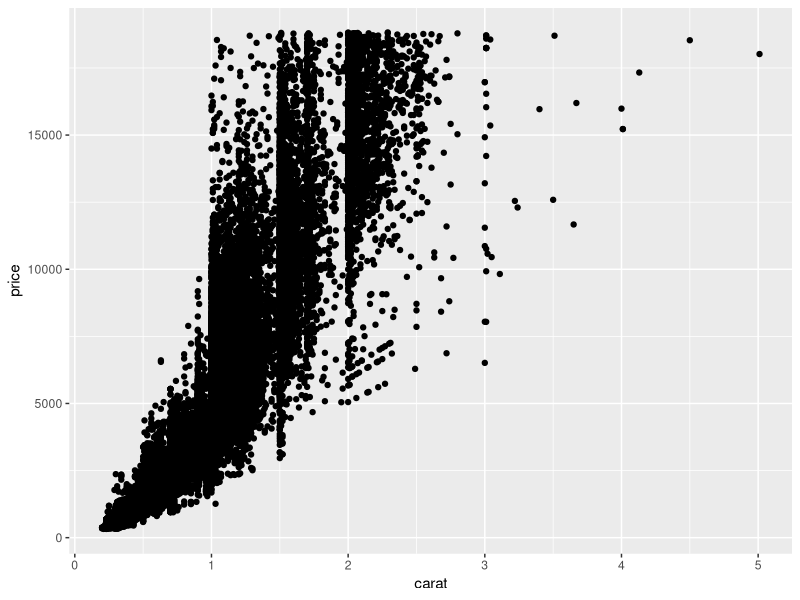
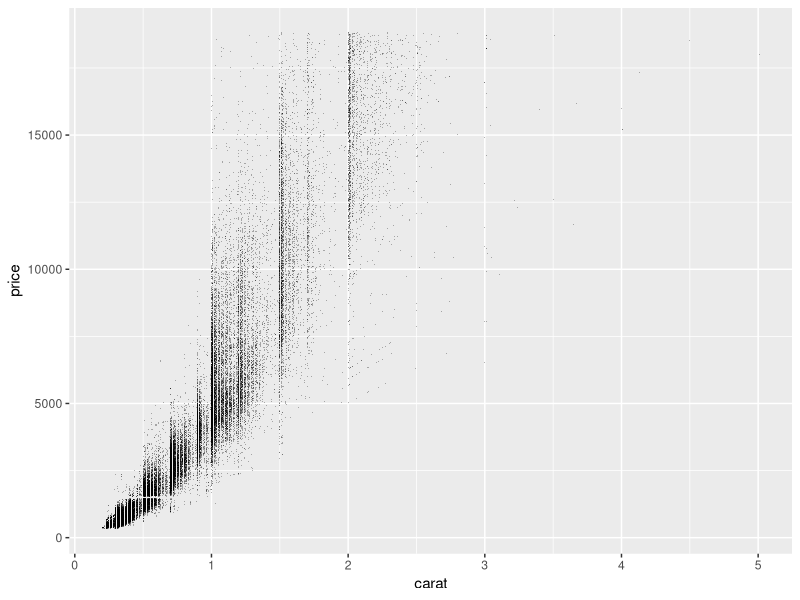
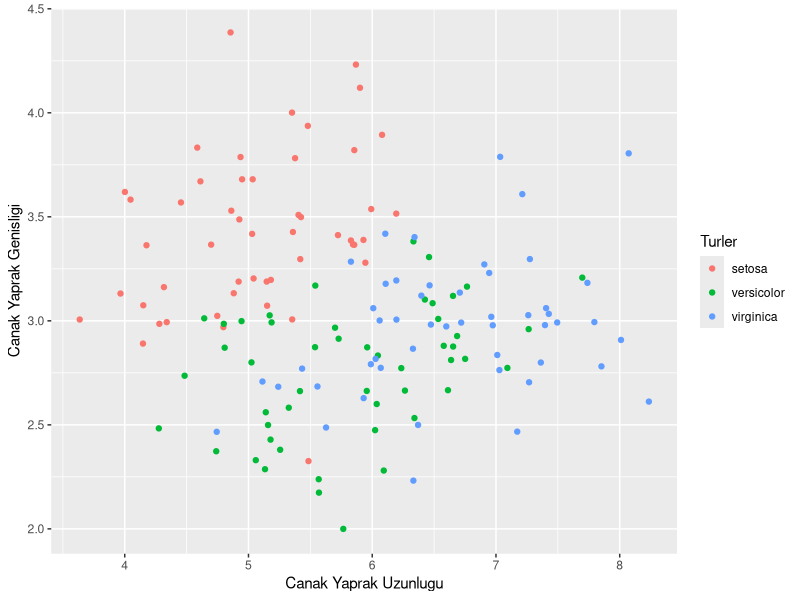
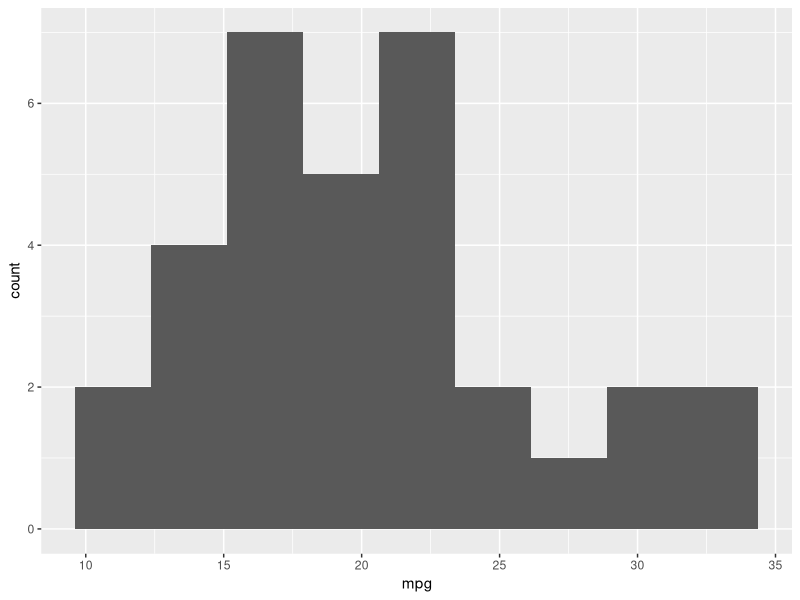
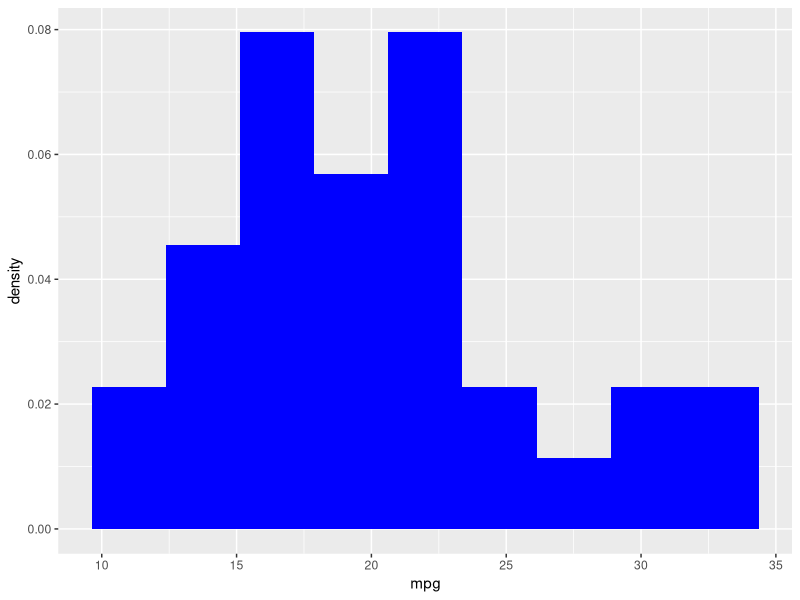
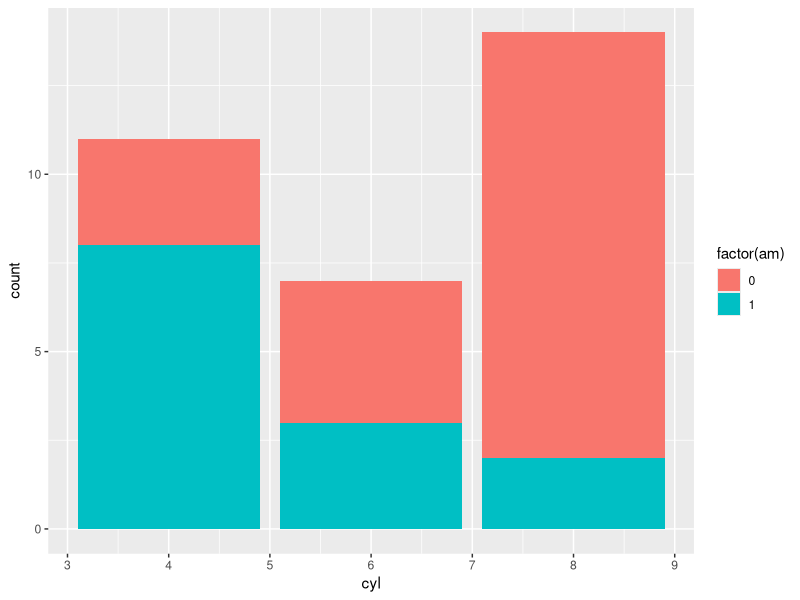
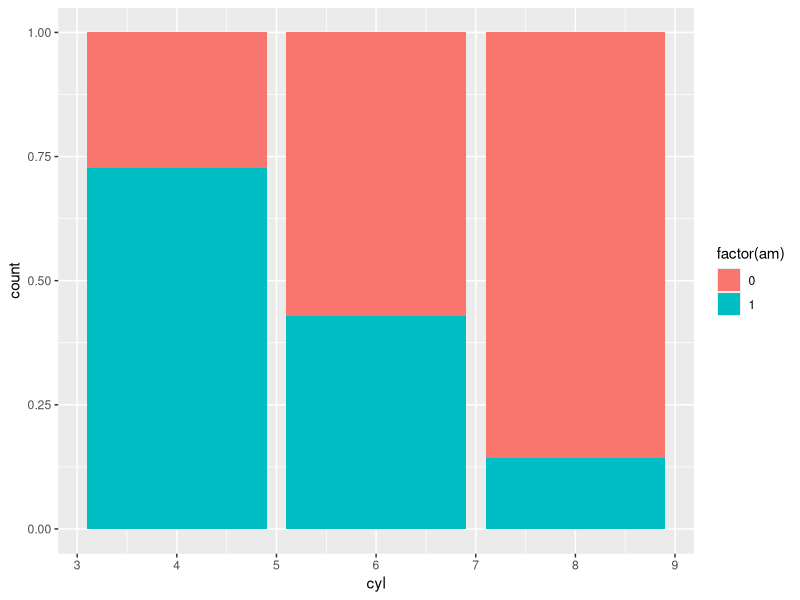
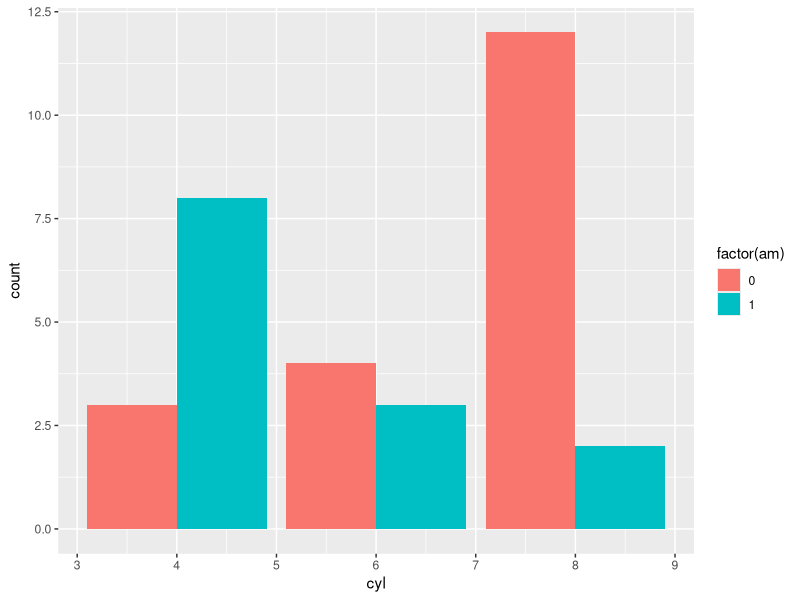

R code for these plots, in order:
# Temel seviye R egitimi on dorduncu ders 


# ~~~~~~~~( Veri Gorsellestirme: ggplot2 ve Ileri Seviye Base R Ayarlari )~~~~~~~~~~

# Gecmis derslerde veriyi tanidik. Bu derste hem modern ggplot2 paketinin 
# katmanlarini ogrenecegiz hem de Base R (Temel R) grafiklerinde akla gelebilecek 
# tum ince ayarlari (renk, boyut, font, dis metin) adim adim isleyecegiz.
# Komutlarin ne ise yaradigini yandaki aciklamalari okuyarak, calistirdikca goreceksiniz.

# Gereken Kutuphaneler (library komutu pakedi aktif eder)
library("ggplot2")  # Katmanli modern grafik cizim pakedimiz
library("MASS")     # 'mammals' (memeliler) veri setini iceren istatistik pakedi
library("tibble")   # Veri yapisini modern ve okunakli gosteren paket



# ==============================================================================
# B??R??NC?? B??L??M: GGPLOT2 GEOMETR??LER?? ( Nokta, S??tun, ??izgi )
# ==============================================================================
# ggplot2'de aes (estetik) ile veriyi eksenlere atar, geom_ ile de sekli belirleriz.

# --- 1. NOKTA GRAF?????? (geom_point) VE A??IRI YI??ILMA (Overplotting) ????Z??MLER?? ---

# diamonds (elmaslar) verisinde x'e karat, y'ye fiyat koyup nokta (scatter) ciziyoruz.
ggplot(diamonds, aes(carat, price)) + 
  geom_point() # Noktalari tuvale basar. Ancak veriler ust uste biner!

# C??z??m: alpha ve shape
ggplot(diamonds, aes(carat, price)) + 
  geom_point(alpha = 0.3,       # alpha = 0.3: Noktalari %70 saydam yapar, ust uste binen yerler koyulasir.
             shape = ".")       # shape = ".": Nokta seklini igne ucu gibi ufacik yapar ki kalabalik azalsin.

# Jitter (Titretme) ile ????z??m:
# iris verisindeki noktalar ust uste binmesin diye pozisyonlarini rastgele hafifce titretiriz.
j.fonk <- position_jitter(width = 1) # width=1: Titreme genisligini 1 birim olarak ayarladik.
ggplot(iris, aes(x=Sepal.Length, y=Sepal.Width, col=Species)) +
  geom_point(position = j.fonk) +    # Noktalari j.fonk kuraliyla kaydirarak cizer.
  labs(x = "Canak Yaprak Uzunlugu",  # labs: X ekseni ismini degistirir.
       y = "Canak Yaprak Genisligi", # labs: Y ekseni ismini degistirir.
       col = "Turler")               # labs: Renk aciklama kutusunun (legend) basligini degistirir.


# --- 2. S??TUN VE H??STOGRAM GRAF??KLER?? (geom_bar / geom_histogram) ---

# Histogram: Bir verinin frekans (sayi) dagilimini gosterir.
ggplot(mtcars, aes(mpg)) + 
  geom_histogram(binwidth = 2.75) # binwidth = 2.75: Her bir sutunun/araligin genisligini belirler.

# ..density.. : Y eksenini "kac adet" oldugu yerine, "yuzdelik yogunluk" (density) olarak gosterir.
ggplot(mtcars, aes(mpg)) + 
  geom_histogram(aes(y = ..density..), # Y eksenini yogunluk fonksiyonuna bagladik.
                 binwidth = 2.75,      # Sutun genisligi
                 fill = "blue")        # fill: Sutunlarin "icini" maviye boyar.

# Bar Plot (S??tun Grafi??i) Pozisyonlari (am vites turune gore silindir sayimi)
ggplot(mtcars, aes(x=cyl, fill = factor(am))) + geom_bar(position = "stack") # stack: Sutunlari ust uste yigar.
ggplot(mtcars, aes(x=cyl, fill = factor(am))) + geom_bar(position = "fill")  # fill: Sutunlari %100'luk oranla doldurur.
ggplot(mtcars, aes(x=cyl, fill = factor(am))) + geom_bar(position = "dodge") # dodge: Sutunlari yan yana, hizali dizer.

# Dodge araligini manuel ayarlamak icin:
bindir <- position_dodge(0.6) # Sutunlarin arasindaki boslugu 0.6 yaptik.
ggplot(mtcars, aes(x=cyl, fill = factor(am))) + geom_bar(position = bindir)


# --- 3. ????ZG?? GRAF??KLER?? (geom_line) VE ZAMAN SER??S?? ---

# ??ssizlik (unemploy) verisini nufusa (pop) bolup oran cizgisi cekiyoruz.
ggplot(economics, aes(x=date, y = unemploy/pop)) + 
  geom_line() # Cizgi cizer, genelde zaman (date) verisi icin kullanilir.

# ChickWeight verisi: Her civcivin (Chick) gelisimini ayri ayri cizmek icin "group" kullaniriz.
ggplot(ChickWeight, aes(Time, weight, group = Chick, color=Diet)) +
  geom_line() +                 # Her civciv icin ayri bir cizgi cekti.
  geom_smooth(lwd = 2,          # lwd = 2: Genel trend/egilim cizgisini kalin cizer.
              se = F)           # se = F: Trend cizgisinin etrafindaki gri guven araligini kaldirir.



# ==============================================================================
# ??K??NC?? B??L??M: GGPLOT2 ??ZEL FONKS??YONLAR ( Logaritmik ??l??ek, Stat_Smooth )
# ==============================================================================

# mammals (memeliler) verisinde degerler arasinda ucurum vardir (ornek: fare vs fil).
# Bu buyuk farklari grafikte ezmek ve okunakli kilmak icin logaritma alinir.
ggplot(mammals, aes(x=body, y=brain)) +
  geom_point(alpha = 0.6) +       # alpha = 0.6 ile saydamlik eklendi.
  coord_fixed() +                 # coord_fixed: X ve Y eksen oranlarini sabitler, grafik sunmez.
  scale_x_log10() +               # X eksenindeki degerleri 10 tabaninda logaritmik yapar.
  scale_y_log10() +               # Y eksenindeki degerleri 10 tabaninda logaritmik yapar.
  stat_smooth(method = "lm",      # method="lm": Dogrusal (Linear Model) bir regresyon cizgisi ceker.
              col = "red",        # Trend cizgisinin rengini kirmizi yapar.
              se = T)             # se = T: Cizginin etrafina standart hata (guven) bulutunu ekler.

# Faktorlestirme (Kategorik Algilatma)
# cyl (silindir) sayisal bir degerdir (4, 6, 8). R bunu surekli veri sanmasin diye factor() kullaniriz.
ggplot(mtcars, aes(x=wt, y=mpg, col=factor(cyl))) + 
  geom_point(shape = 1, size = 4) # shape = 1: Ici bos yuvarlak, size = 4: Normalden buyuk yapar.

# Metin ekleme (geom_text): Yuvarlaklar yerine direkt faktor isimleri (etiketler) basilir.
ggplot(mtcars, aes(wt, mpg, label=factor(cyl))) + 
  geom_text() # Nokta koymak yerine label (etiket) neyse onu grafikte yazar.



# ==============================================================================
# ??????NC?? B??L??M: BASE R GRAF??KLER?? VE ??NCE AYARLAR ( Boyut, Font, Renk )
# ==============================================================================

# Notlardaki ozel veri setini kullanima hazirlayalim (Faktorlestirme Islemleri)
# attach(LungCapData_1_) # Veri setini aktif etmek icin kullanilir (Veri sizde yukluyse basindaki # isaretini silin)

# Egitim amacli asagidaki satirlarin calismasi adina, notlarinizdaki LungCap degiskeni 
# yerine R'daki ornek mtcars degiskenlerini kullaniyoruz. 
# Age = wt (Agirlik), LungCap = mpg (Yakit Tuketimi) olarak okuyabilirsiniz.
Age <- mtcars$wt
LungCap <- mtcars$mpg
Height <- mtcars$hp
Smoke <- as.factor(ifelse(mtcars$am == 1, "yes", "no")) # factor() yaparak kategorik hale getirdik.


# --- 1. CEX (BOYUT) VE FONT (YAZI T??P??) AYARLARI ---
# Notlarda belirtilen u?? grafik t??r?? yaklasimiyla her ayari tek bir grafikte gosteriyoruz.

plot(Age, LungCap, 
     main = "Scatterplot",     # main: Grafigin ana basligi
     las = 1,                  # las = 1: Y ekseni yazilarini dikeyden yataya cevirir.
     
     # CEX (Boyut) Carpanlari: 1 normaldir, 1.5 yuzde 50 buyuktur, 0.75 yuzde 25 kucuktur.
     cex = 1.5,                # cex: Icindeki NOKTALARIN boyutunu ayarlar.
     cex.main = 3,             # cex.main: Sadece ANA BASLIGIN boyutunu ayarlar.
     cex.lab = 1.25,           # cex.lab: EKSEN ISIMLERININ boyutunu ayarlar.
     cex.axis = 0.75,          # cex.axis: Eksen uzerindeki SAYILARIN boyutunu ayarlar.
     
     # FONT (Yazi Tipi) Carpanlari: 1=Normal, 2=Kalin(Bold), 3=Italik, 4=Kalin Italik.
     font.main = 2,            # font.main: Ana basligi kalin yapar.
     font.lab = 3,             # font.lab: Eksen isimlerini italik yapar.
     font.axis = 4,            # font.axis: Eksen sayilarini kalin italik yapar.
     
     # COL (Renk) Ayarlari: 2=Kirmizi, 3=Yesil, 4=Mavi veya direkt yazisi ("pink").
     col = "orange",           # col: Noktalarin rengini turuncu yapar.
     col.main = "purple",      # col.main: Ana basligin rengini mor yapar.
     col.lab = "pink",         # col.lab: Eksen isimlerini pembe yapar.
     col.axis = "Navy")        # col.axis: Eksen sayilarini lacivert yapar.


# --- 2. ????ZG??LER (abline) VE MET??NLER (text, mtext) EKLENMES?? ---

# abline: Duz referans cizgileri ceker.
abline(h = mean(LungCap),      # h: Yatay (Horizontal) cizgi ceker. mean(LungCap) ile ortalamaya hizaladik.
       col = 2,                # col = 2: Kirmizi renk.
       lwd = 2)                # lwd = 2: Cizgi kalinligini 2 yapar.

abline(v = mean(Age),          # v: Dikey (Vertical) cizgi ceker. Yasin ortalamasina hizaladik.
       col = 5,                # col = 5: Acik mavi renk.
       lwd = 4)                # lwd = 4: Cizgiyi epey kalin (4) yapar.

# text: Grafigin ICINE yazi yazar.
text(x = 2.5, y = 8.5,         # Hangi x ve y koordinatina yazacagini sectik.
     label = "r=0.82",         # Ekrana basilacak yazi.
     adj = 0,                  # adj = 0: Yaziyi sola yaslar (1 yazsaydik saga yaslardi).
     cex = 1.5,                # cex = 1.5: Yaziyi %50 buyutur.
     col = 4,                  # col = 4: Yaziyi mavi yapar.
     font = 4)                 # font = 4: Yaziyi kalin italik yapar.

# mtext (Margin Text): Grafigin kenar bosluklarina (CERCEVESINE) disaridan yazi yazar.
mtext(text = "r=0.85",         # Yasilacak yazi.
      side = 3,                # side = 3: Grafigin UST dis kenarina yazar (1=Alt, 2=Sol, 3=Ust, 4=Sag).
      adj = 1,                 # adj = 1: Saga dogru yaslar.
      col = 4,                 # Renk mavi.
      cex = 1.25,              # Boyut ayarlamasi.
      font = 4)                # Kalin italik.


# --- 3. A??IKLAMA KUTUSU (legend) VE ??K??NC?? VER?? (points, lines) ---

# Sadece Sigara icmeyenleri (Smoke == "no") mavi renk (col=4) ve dolu yuvarlak (pch=16) ile cizdik.
plot(Age[Smoke == "no"], LungCap[Smoke == "no"], 
     main = "Lungcap vs Age", 
     xlab = "Age", ylab = "Lungcap", 
     col = 4, pch = 16)

# points: Acik olan grafige yeni bir katman/veri ekler (Sigara icenleri ekliyoruz).
points(Age[Smoke == "yes"], LungCap[Smoke == "yes"], 
       col = 2,                # col = 2: Icenleri kirmizi yaptik.
       pch = 17)               # pch = 17: Icenlerin sekli ici dolu UCGEN oldu.

# lines ve smooth.spline: Noktalarin arasindan kavisli bir "d??zle??tirme" cizgisi gecirir.
lines(smooth.spline(Age[Smoke=="no"], LungCap[Smoke=="no"]), col=4) # Icilmeyenlerin mavi kavisli trendi.
lines(smooth.spline(Age[Smoke=="yes"], LungCap[Smoke=="yes"]), col=2) # Icenlerin kirmizi kavisli trendi.

# legend: Hangi rengin ne anlama geldigini gosteren bilgi kutusunu ekler.
legend(x = 3.5, y = 14,        # Kutunun x ve y koordinati.
       legend = c("Non-Smoke", "Smoke"), # Kutudaki yazilar.
       col = c(4, 2),          # Iki grup icin sirasiyla renkler (4=Mavi, 2=Kirmizi).
       pch = c(16, 17),        # Iki grup icin sirasiyla sekiller (16=Yuvarlak, 17=Ucgen).
       bty = "n")              # bty = "n": (Box Type = None) Kutunun etrafindaki siyah cerceveyi gizler.


# --- 4. KUTU GRAF?????? (boxplot) ??NCE AYARLARI ---

# boxplot: Ceyreklikleri ve aykiri degerleri gosterir.
boxplot(LungCap, 
        main = "Boxplot",      # Ana baslik.
        ylab = "Lung Cap",     # Y ekseni etiketi.
        ylim = c(0, 40),       # ylim: Y eksenini 0 ile 40 arasina kilitleyerek grafigin olcegini sabitler.
        las = 1)               # las = 1: Y eksenindeki rakamlari yan yatarak okumasi kolay hale getirir.

boxplot(LungCap ~ Smoke)       # Tilda (~) isareti: "Sigara icme durumuna GORE akciger kapasitesini dagit" demek.



# ==============================================================================
# D??RD??NC?? B??L??M: TANIMLAYICI ??STAT??ST??KLER (Verinin Anatomisini Cikarmak)
# ==============================================================================
# Grafigi cizmeden once veya sonra verinin matematiksel arkaplanina bakmak icin.

table(Smoke)            # Kategorik verilerin kac adet oldugunu sayar (Kac kisi icen, kac kisi icmeyen).
length(Smoke)           # Toplam kac adet gozlem / satir oldugunu soyler.

mean(LungCap)           # Aritmetik ortalamayi verir.
mean(LungCap, trim=0.10)# trim = 0.10: Kesikli ortalama yapar. Bastaki ve sondaki %10'luk aykiri kismi atip oyle ortalama alir.
median(LungCap)         # Medyan (Ortanca) degeri bulur. Seriyi siraya dizer, tam ortadakini alir.

var(LungCap)            # Varyans: Verilerin ortalamadan ne kadar uzaklara dagildigini gosterir.
sd(LungCap)             # Standart Sapma: Varyansin karekokudur ( sqrt(var) ile aynidir ).

min(LungCap)            # Serideki en kucuk degeri verir.
max(LungCap)            # Serideki en buyuk degeri verir.
range(LungCap)          # Verinin en kucuk ve en buyuk degeri arasindaki kapiyi/araligi soyler.
quantile(LungCap)       # Ceyreklikleri (%0, %25, %50, %75, %100) dilimler halinde verir. Boxplot'un sayisal halidir.

sum(LungCap)            # Serideki tum degerleri birbiriyle toplar.
cov(LungCap, Age)       # Kovaryans: Iki degiskenin (LungCap ve Age) birlikte nasil degistigini olcer.
cor(Age, LungCap)       # Korelasyon: Iki degisken arasindaki iliskinin gucunu (0 ile 1 arasi) olcer.

summary(mtcars)         # summary: Icine atilan verinin min, max, ceyreklikler, ortalama dahil TUM ozetini tek kalemde ekrana basar.
